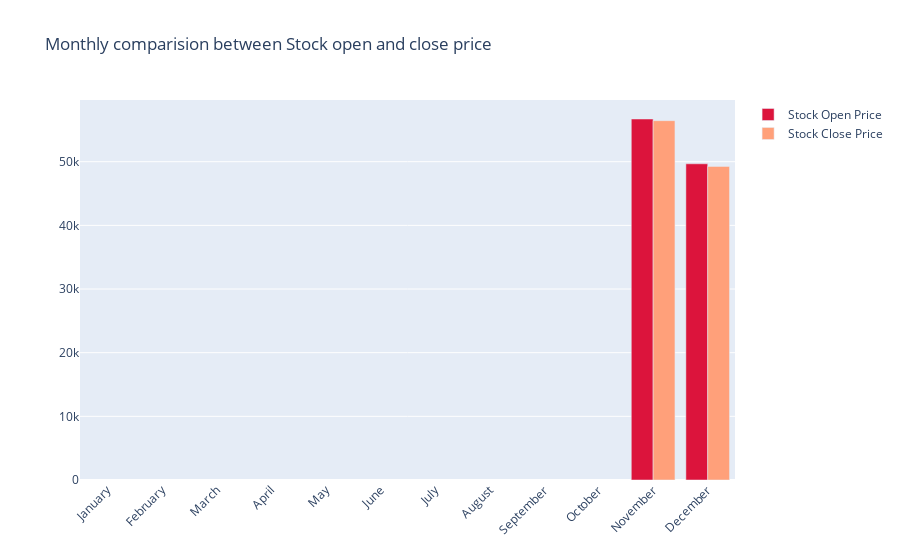
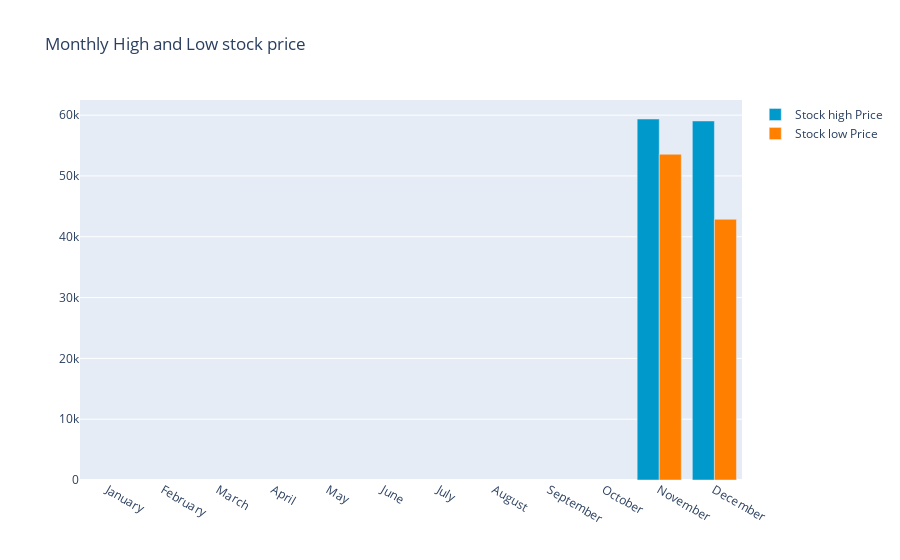
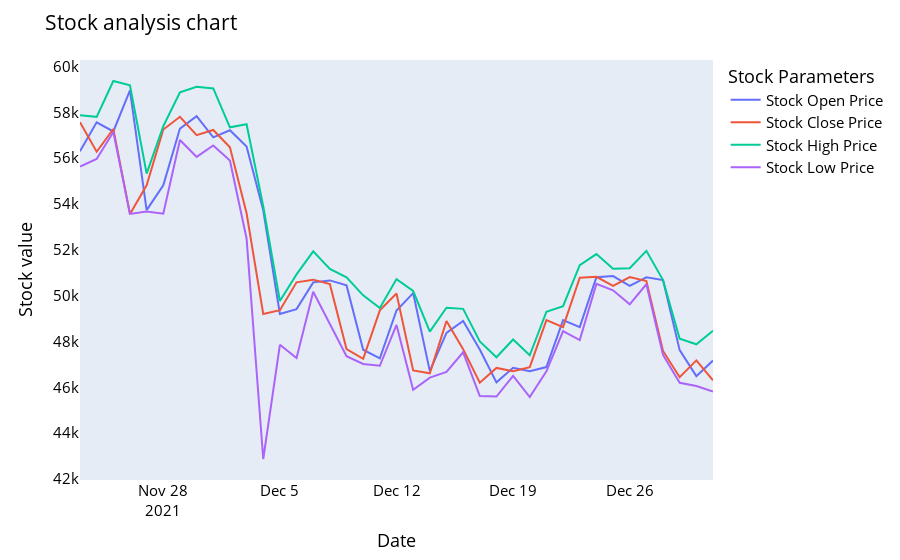

The code cell stored with these charts, in order, in its notebook:
### Markdown cell above
#### In 2021

### Code cell
# BTC
data_yearly(btc_data, 2021, 2022)

### Figure 1 — Plotly figure (JSON) as saved in the notebook; plotly's stock layout.template omitted (floating-point values rounded to 4 significant figures)
{"data": [{"marker": {"color": "crimson"}, "name": "Stock Open Price", "type": "bar", "x": ["January", "February", "March", "April", "May", "June", "July", "August", "September", "October", "November", "December"], "y": [null, null, null, null, null, null, null, null, null, null, 56710.0, 49670.0]}, {"marker": {"color": "lightsalmon"}, "name": "Stock Close Price", "type": "bar", "x": ["January", "February", "March", "April", "May", "June", "July", "August", "September", "October", "November", "December"], "y": [null, null, null, null, null, null, null, null, null, null, 56450.0, 49260.0]}], "layout": {"barmode": "group", "title": {"text": "Monthly comparision between Stock open and close price"}, "xaxis": {"tickangle": -45}}}

### Figure 2 — Plotly figure (JSON) as saved in the notebook; plotly's stock layout.template omitted (floating-point values rounded to 4 significant figures)
{"data": [{"marker": {"color": "rgb(0, 153, 204)"}, "name": "Stock high Price", "type": "bar", "x": ["January", "February", "March", "April", "May", "June", "July", "August", "September", "October", "November", "December"], "y": [null, null, null, null, null, null, null, null, null, null, 59370.0, 59040.0]}, {"marker": {"color": "rgb(255, 128, 0)"}, "name": "Stock low Price", "type": "bar", "x": ["January", "February", "March", "April", "May", "June", "July", "August", "September", "October", "November", "December"], "y": [null, null, null, null, null, null, null, null, null, null, 53570.0, 42870.0]}], "layout": {"barmode": "group", "title": {"text": " Monthly High and Low stock price"}}}

### Figure 3 — Plotly figure (JSON) as saved in the notebook; plotly's stock layout.template omitted (floating-point values rounded to 4 significant figures)
{"data": [{"hovertemplate": "variable=Open<br>Date=%{x}<br>Stock value=%{y}<extra></extra>", "legendgroup": "Open", "line": {"color": "#636efa", "dash": "solid"}, "marker": {"symbol": "circle"}, "mode": "lines", "name": "Stock Open Price", "orientation": "v", "showlegend": true, "type": "scatter", "x": ["2021-11-23T00:00:00", "2021-11-24T00:00:00", "2021-11-25T00:00:00", "2021-11-26T00:00:00", "2021-11-27T00:00:00", "2021-11-28T00:00:00", "2021-11-29T00:00:00", "2021-11-30T00:00:00", "2021-12-01T00:00:00", "2021-12-02T00:00:00", "2021-12-03T00:00:00", "2021-12-04T00:00:00", "2021-12-05T00:00:00", "2021-12-06T00:00:00", "2021-12-07T00:00:00", "2021-12-08T00:00:00", "2021-12-09T00:00:00", "2021-12-10T00:00:00", "2021-12-11T00:00:00", "2021-12-12T00:00:00", "2021-12-13T00:00:00", "2021-12-14T00:00:00", "2021-12-15T00:00:00", "2021-12-16T00:00:00", "2021-12-17T00:00:00", "2021-12-18T00:00:00", "2021-12-19T00:00:00", "2021-12-20T00:00:00", "2021-12-21T00:00:00", "2021-12-22T00:00:00", "2021-12-23T00:00:00", "2021-12-24T00:00:00", "2021-12-25T00:00:00", "2021-12-26T00:00:00", "2021-12-27T00:00:00", "2021-12-28T00:00:00", "2021-12-29T00:00:00", "2021-12-30T00:00:00", "2021-12-31T00:00:00"], "xaxis": "x", "y": [56300.0, 57570.0, 57170.0, 58960.0, 53740.0, 54810.0, 57290.0, 57830.0, 56910.0, 57220.0, 56510.0, 53730.0, 49200.0, 49410.0, 50580.0, 50670.0, 50450.0, 47640.0, 47260.0, 49350.0, 50110.0, 46710.0, 48380.0, 48900.0, 47650.0, 46220.0, 46850.0, 46710.0, 46890.0, 48940.0, 48630.0, 50810.0, 50850.0, 50430.0, 50800.0, 50680.0, 47620.0, 46490.0, 47170.0], "yaxis": "y"}, {"hovertemplate": "variable=Close<br>Date=%{x}<br>Stock value=%{y}<extra></extra>", "legendgroup": "Close", "line": {"color": "#EF553B", "dash": "solid"}, "marker": {"symbol": "circle"}, "mode": "lines", "name": "Stock Close Price", "orientation": "v", "showlegend": true, "type": "scatter", "x": ["2021-11-23T00:00:00", "2021-11-24T00:00:00", "2021-11-25T00:00:00", "2021-11-26T00:00:00", "2021-11-27T00:00:00", "2021-11-28T00:00:00", "2021-11-29T00:00:00", "2021-11-30T00:00:00", "2021-12-01T00:00:00", "2021-12-02T00:00:00", "2021-12-03T00:00:00", "2021-12-04T00:00:00", "2021-12-05T00:00:00", "2021-12-06T00:00:00", "2021-12-07T00:00:00", "2021-12-08T00:00:00", "2021-12-09T00:00:00", "2021-12-10T00:00:00", "2021-12-11T00:00:00", "2021-12-12T00:00:00", "2021-12-13T00:00:00", "2021-12-14T00:00:00", "2021-12-15T00:00:00", "2021-12-16T00:00:00", "2021-12-17T00:00:00", "2021-12-18T00:00:00", "2021-12-19T00:00:00", "2021-12-20T00:00:00", "2021-12-21T00:00:00", "2021-12-22T00:00:00", "2021-12-23T00:00:00", "2021-12-24T00:00:00", "2021-12-25T00:00:00", "2021-12-26T00:00:00", "2021-12-27T00:00:00", "2021-12-28T00:00:00", "2021-12-29T00:00:00", "2021-12-30T00:00:00", "2021-12-31T00:00:00"], "xaxis": "x", "y": [57570.0, 56280.0, 57270.0, 53570.0, 54820.0, 57250.0, 57810.0, 57010.0, 57230.0, 56480.0, 53600.0, 49200.0, 49370.0, 50580.0, 50700.0, 50500.0, 47670.0, 47240.0, 49360.0, 50100.0, 46740.0, 46610.0, 48900.0, 47670.0, 46200.0, 46850.0, 46710.0, 46880.0, 48940.0, 48630.0, 50780.0, 50820.0, 50430.0, 50810.0, 50640.0, 47590.0, 46440.0, 47180.0, 46310.0], "yaxis": "y"}, {"hovertemplate": "variable=High<br>Date=%{x}<br>Stock value=%{y}<extra></extra>", "legendgroup": "High", "line": {"color": "#00cc96", "dash": "solid"}, "marker": {"symbol": "circle"}, "mode": "lines", "name": "Stock High Price", "orientation": "v", "showlegend": true, "type": "scatter", "x": ["2021-11-23T00:00:00", "2021-11-24T00:00:00", "2021-11-25T00:00:00", "2021-11-26T00:00:00", "2021-11-27T00:00:00", "2021-11-28T00:00:00", "2021-11-29T00:00:00", "2021-11-30T00:00:00", "2021-12-01T00:00:00", "2021-12-02T00:00:00", "2021-12-03T00:00:00", "2021-12-04T00:00:00", "2021-12-05T00:00:00", "2021-12-06T00:00:00", "2021-12-07T00:00:00", "2021-12-08T00:00:00", "2021-12-09T00:00:00", "2021-12-10T00:00:00", "2021-12-11T00:00:00", "2021-12-12T00:00:00", "2021-12-13T00:00:00", "2021-12-14T00:00:00", "2021-12-15T00:00:00", "2021-12-16T00:00:00", "2021-12-17T00:00:00", "2021-12-18T00:00:00", "2021-12-19T00:00:00", "2021-12-20T00:00:00", "2021-12-21T00:00:00", "2021-12-22T00:00:00", "2021-12-23T00:00:00", "2021-12-24T00:00:00", "2021-12-25T00:00:00", "2021-12-26T00:00:00", "2021-12-27T00:00:00", "2021-12-28T00:00:00", "2021-12-29T00:00:00", "2021-12-30T00:00:00", "2021-12-31T00:00:00"], "xaxis": "x", "y": [57880.0, 57800.0, 59370.0, 59180.0, 55330.0, 57390.0, 58870.0, 59110.0, 59040.0, 57350.0, 57480.0, 53900.0, 49770.0, 50930.0, 51930.0, 51170.0, 50800.0, 50020.0, 49460.0, 50720.0, 50205, 48430.0, 49470.0, 49430.0, 48000.0, 47310.0, 48090.0, 47400.0, 49300.0, 49540.0, 51330.0, 51810.0, 51180.0, 51200.0, 51960.0, 50680.0, 48120.0, 47880.0, 48470.0], "yaxis": "y"}, {"hovertemplate": "variable=Low<br>Date=%{x}<br>Stock value=%{y}<extra></extra>", "legendgroup": "Low", "line": {"color": "#ab63fa", "dash": "solid"}, "marker": {"symbol": "circle"}, "mode": "lines", "name": "Stock Low Price", "orientation": "v", "showlegend": true, "type": "scatter", "x": ["2021-11-23T00:00:00", "2021-11-24T00:00:00", "2021-11-25T00:00:00", "2021-11-26T00:00:00", "2021-11-27T00:00:00", "2021-11-28T00:00:00", "2021-11-29T00:00:00", "2021-11-30T00:00:00", "2021-12-01T00:00:00", "2021-12-02T00:00:00", "2021-12-03T00:00:00", "2021-12-04T00:00:00", "2021-12-05T00:00:00", "2021-12-06T00:00:00", "2021-12-07T00:00:00", "2021-12-08T00:00:00", "2021-12-09T00:00:00", "2021-12-10T00:00:00", "2021-12-11T00:00:00", "2021-12-12T00:00:00", "2021-12-13T00:00:00", "2021-12-14T00:00:00", "2021-12-15T00:00:00", "2021-12-16T00:00:00", "2021-12-17T00:00:00", "2021-12-18T00:00:00", "2021-12-19T00:00:00", "2021-12-20T00:00:00", "2021-12-21T00:00:00", "2021-12-22T00:00:00", "2021-12-23T00:00:00", "2021-12-24T00:00:00", "2021-12-25T00:00:00", "2021-12-26T00:00:00", "2021-12-27T00:00:00", "2021-12-28T00:00:00", "2021-12-29T00:00:00", "2021-12-30T00:00:00", "2021-12-31T00:00:00"], "xaxis": "x", "y": [55630.0, 55960.0, 57150.0, 53570.0, 53670.0, 53580.0, 56790.0, 56060.0, 56550.0, 55900.0, 52500.0, 42870.0, 47860.0, 47280.0, 50180.0, 48770.0, 47360.0, 47020.0, 46940.0, 48730.0, 45890.0, 46420.0, 46670.0, 47530.0, 45620.0, 45600.0, 46500.0, 45580.0, 46700.0, 48450.0, 48070.0, 50510.0, 50240.0, 49620.0, 50500.0, 47410.0, 46200.0, 46060.0, 45820.0], "yaxis": "y"}], "layout": {"font": {"color": "black", "size": 15}, "legend": {"title": {"text": "Stock Parameters"}, "tracegroupgap": 0}, "margin": {"t": 60}, "title": {"text": "Stock analysis chart"}, "xaxis": {"anchor": "y", "domain": [0, 1], "showgrid": false, "title": {"text": "Date"}}, "yaxis": {"anchor": "x", "domain": [0, 1], "showgrid": false, "title": {"text": "Stock value"}}}}
